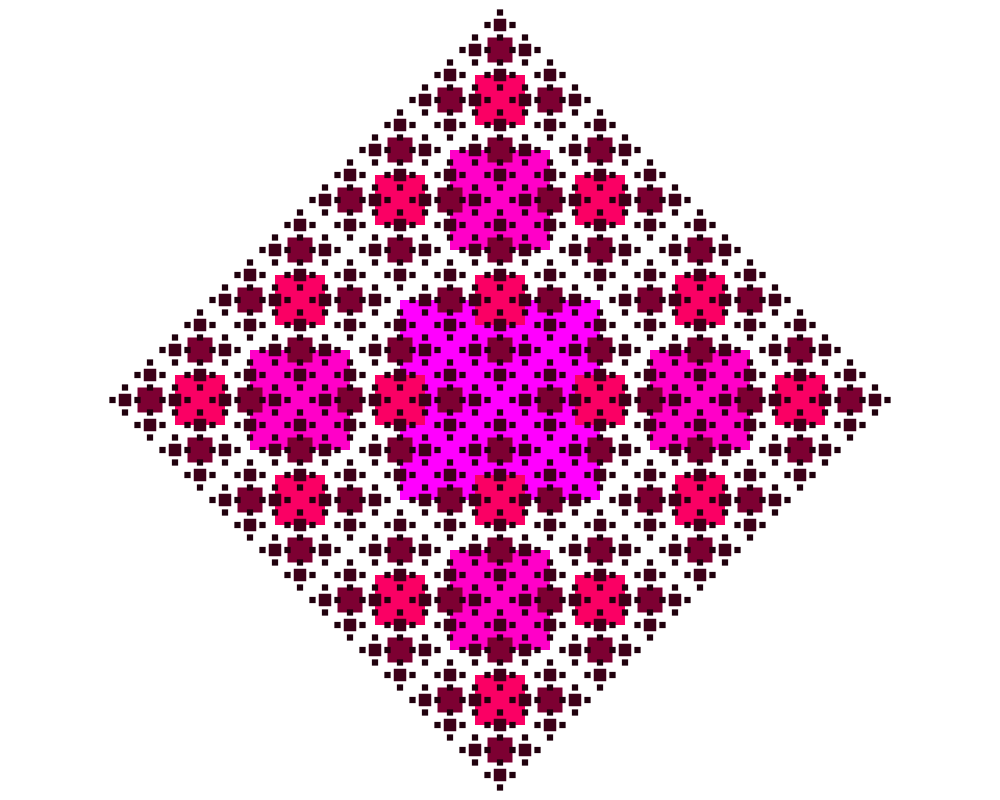
Frame 1 (no input)
Frame 60 (the mouse pressed at the canvas centre just before this capture): identical to frame 1, image omitted
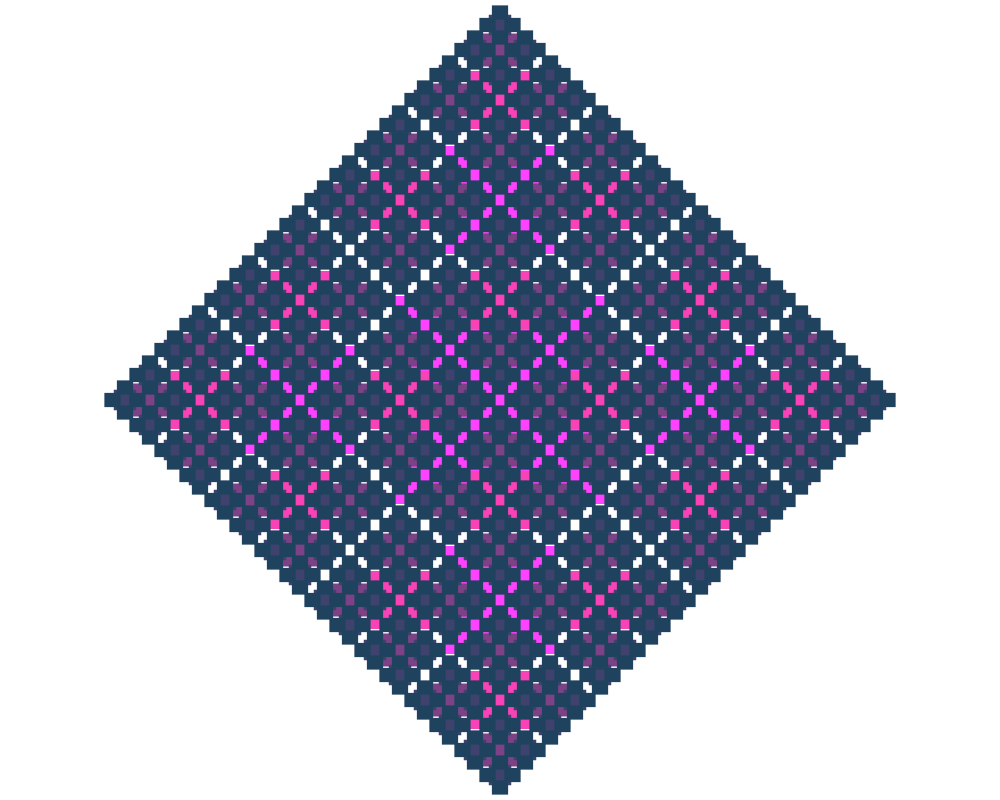
Frame 120 (the mouse held since frame 60 and released just before this capture)

The Processing sketch that drew these frames (run headless with seeded random() and noise(); from frame 60 on, the mouse is pressed at the canvas centre):

// Processing sketch: processing_153217
// ── processing_153217.pde

void setup(){
size(1000,800);
}

void draw(){
background(255);
drawCircle(width/2,height/2,200);
}

void drawCircle(float x, float y, float radius){
noStroke();
fill(radius*5,mouseY/6,mouseX/6+radius*2);
rectMode(CENTER);
rect(x,y,radius+mouseX/50,radius+mouseY/50);

if (radius>10){
drawCircle(x+radius,y,radius/2);
drawCircle(x-radius,y,radius/2);
drawCircle(x,y+radius,radius/2);
drawCircle(x,y-radius,radius/2);
}
}
